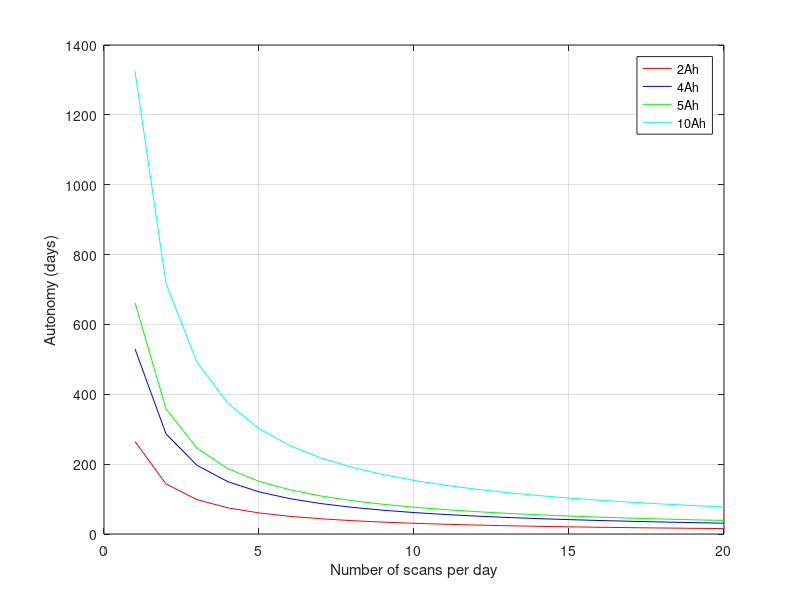

This chart was generated by the following MATLAB code:
clear all;
clc;

pir = 0;
ble_receive = 0.120;
lora_transmit = 0.120;
deep_sleep = 48e-6;

tempo_rx = 3;
tempo_tx = 5;
tempo_ativo_rx = tempo_rx/3600;
tempo_ativo_tx = tempo_tx/3600;
tempo_ativo = tempo_ativo_rx + tempo_ativo_tx;

i = 1;

bateria = 2
for k = 1:1:20
    consumo_pir = pir*24;
    consumo_lora_tx(k) = lora_transmit*24*tempo_ativo_tx*k;
    consumo_lora_rx(k) = ble_receive*24*tempo_ativo_rx*k;
    consumo_lora_deep = deep_sleep*24*(1-tempo_ativo);
    
    consumo_total_deep = consumo_pir+consumo_lora_rx+consumo_lora_tx+consumo_lora_deep;
    
 end
    
autonomia_deep2 = bateria./consumo_total_deep;

k1 = 1:1:20;
figure(1)
plot(k1,autonomia_deep2,'r');
hold on
bateria2 = 4
for k = 1:1:20
    consumo_pir = pir*24;
    consumo_lora_tx(k) = lora_transmit*24*tempo_ativo_tx*k;
    consumo_lora_rx(k) = ble_receive*24*tempo_ativo_rx*k;
    consumo_lora_deep = deep_sleep*24*(1-tempo_ativo);
    
    consumo_total_deep = consumo_pir+consumo_lora_rx+consumo_lora_tx+consumo_lora_deep;
    
 end
    
autonomia_deep4 = bateria2./consumo_total_deep;
k2 = 1:1:20;
plot(k2,autonomia_deep4,'b');
hold on

bateria5 = 5;
for k = 1:1:20
    consumo_pir = pir*24;
    consumo_lora_tx(k) = lora_transmit*24*tempo_ativo_tx*k;
    consumo_lora_rx(k) = ble_receive*24*tempo_ativo_rx*k;
    consumo_lora_deep = deep_sleep*24*(1-tempo_ativo);
    
    consumo_total_deep = consumo_pir+consumo_lora_rx+consumo_lora_tx+consumo_lora_deep;
    
 end
    
autonomia_deep5 = bateria5./consumo_total_deep;

k3 = 1:1:20;
figure(1)
plot(k3,autonomia_deep5,'g');
hold on

bateria10 = 10;
for k = 1:1:20
    consumo_pir = pir*24;
    consumo_lora_tx(k) = lora_transmit*24*tempo_ativo_tx*k;
    consumo_lora_rx(k) = ble_receive*24*tempo_ativo_rx*k;
    consumo_lora_deep = deep_sleep*24*(1-tempo_ativo);
    
    consumo_total_deep = consumo_pir+consumo_lora_rx+consumo_lora_tx+consumo_lora_deep;
    
 end
    
autonomia_deep10 = bateria10./consumo_total_deep;

k4 = 1:1:20;
figure(1)
plot(k4,autonomia_deep10,'c');
%yticks([128 500 1000 1500 2000 2500 3000 3500 4000 4500 5000 5500 6000]);
%yticklabels({'128', '500', '1000', '1500', '2000', '2500', '3000', '3500', '4000', '4500', '5000', '5500', '6000'});
hold off
legend("2Ah","4Ah","5Ah","10Ah" );
grid on
%title("Consumo Lopy4 com diferentes baterias")
ylabel("Autonomy (days)");
xlabel("Number of scans per day");